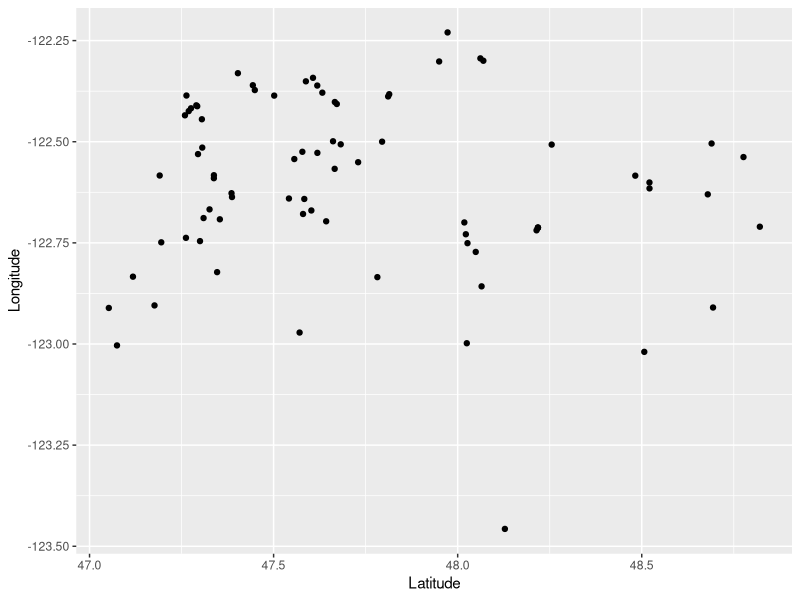

Write R code to recreate this figure. (Note: this script raises an error after producing the figure.)

# I'm trying not to use Google API, reasoning: https://search.r-project.org/CRAN/refmans/ggmap/html/register_google.html

# These packages have failed to work or require a Google API or require support from other packages listed here that are no longer being supported.

#install.packages("tmap", dependencies= TRUE)
#install.packages("ggspatial")
#install.packages(c("cowplot", "googleway", "ggrepel", "libwgeom", "sf", "rnaturalearth", "rnaturalearthdata"))
#install.packages("rnaturalearth")

# Failed attempt: Haven't figured out how to call and use the shp file, this package is not working
#ps<- tm_shape(shapefile= "CityUGA.shp")

library("ggplot2")

# read in table of values
# Note for data adjustment I made: 2 sites were not documented, CPS_KM Kingston Marina and SAM-1042 Squaxin Island, both sites were marked with a 0 for ease of data plotting
location<- read.csv("mussel.csv")
head(location)

# create plotting df
# gotta add site names
latitude <- location[,5]
longitude <- location[,6]
cage <- data.frame(latitude, longitude)

# plot my cage retrieval sites
ggplot(cage, aes(x=latitude, y=longitude)) +
  geom_point() +
  xlab("Latitude") +
  ylab("Longitude")



# Failed attempt: Trying to plot Puget Sound using website: https://r-spatial.org/r/2018/10/25/ggplot2-sf.html

#library("rnaturalearth")
#library("rnaturalearthdata")

#world <- ne_countries(scale = "medium", returnclass = "sf")
#class(world)

#library("ggspatial")
#ggplot(data = world) +
#  geom_sf() +
#  coord_sf(xlim = c(122.4713, 47.7237), ylim = c(7.65, 33.97), expand = FALSE)


# Failed attempt: Going to try via: https://r-graph-gallery.com/168-load-a-shape-file-into-r.html#:~:text=Shapefiles%20are%20a%20common%20way,base%20R%20or%20with%20ggplot2%20.&text=If%20you%20did%20not%20find,information%20elsewhere%20on%20the%20web.

#install.packages("rgdal", dependencies= TRUE)
#package does not exist anymore
  
#Trying the ggplot layering method: https://ggplot2.tidyverse.org/reference/coord_map.html

library(maps)

#Puget Sound coordinates: 47.7237° N, 122.4713° W

ggplot(cage, aes(x=latitude, y=longitude)) +
    geom_point() +
    coord_quickmap(xlim = 122.4713, ylim =  47.7237, expand = TRUE, clip = TRUE)
  xlab("Latitude") +
    ylab("Longitude")

map_data(map, region = "Puget Sound", exact = FALSE )
           
maps::map("Washington")

  
  
  if (require("maps")) {
    nz <- map_data("nz")
    # Prepare a map of NZ
    nzmap <- ggplot(nz, aes(x = long, y = lat, group = group)) +
      geom_polygon(fill = "white", colour = "black")
    
    # Plot it in cartesian coordinates
    nzmap
  }
  
  
  if (require("maps")) {
    # With correct mercator projection
    nzmap + coord_map()
  }
  
  
  if (require("maps")) {
    # With the aspect ratio approximation
    nzmap + coord_quickmap()
  }
  
  
  if (require("maps")) {
    # Other projections
    nzmap + coord_map("azequalarea", orientation = c(-36.92, 174.6, 0))
  }
  
  
  if (require("maps")) {
    states <- map_data("state")
    usamap <- ggplot(states, aes(long, lat, group = group)) +
      geom_polygon(fill = "white", colour = "black")
    
    # Use cartesian coordinates
    usamap
  }
  
  
  if (require("maps")) {
    # With mercator projection
    usamap + coord_map()
  }
  
  
  if (require("maps")) {
    # See ?mapproject for coordinate systems and their parameters
    usamap + coord_map("gilbert")
  }
  
  
  if (require("maps")) {
    # For most projections, you'll need to set the orientation yourself
    # as the automatic selection done by mapproject is not available to
    # ggplot
    usamap + coord_map("orthographic")
  }
  
  
  if (require("maps")) {
    usamap + coord_map("conic", lat0 = 30)
  }
  
  
  if (require("maps")) {
    usamap + coord_map("bonne", lat0 = 50)
  }
  
  
  if (FALSE) {
    if (require("maps")) {
      # World map, using geom_path instead of geom_polygon
      world <- map_data("world")
      worldmap <- ggplot(world, aes(x = long, y = lat, group = group)) +
        geom_path() +
        scale_y_continuous(breaks = (-2:2) * 30) +
        scale_x_continuous(breaks = (-4:4) * 45)

# Orthographic projection with default orientation (looking down at North pole)
      worldmap + coord_map("ortho")
    }
    
    if (require("maps")) {
      # Looking up up at South Pole
      worldmap + coord_map("ortho", orientation = c(-90, 0, 0))
    }
    
    if (require("maps")) {
      # Centered on New York (currently has issues with closing polygons)
      worldmap + coord_map("ortho", orientation = c(41, -74, 0))
    }
  }
  
















